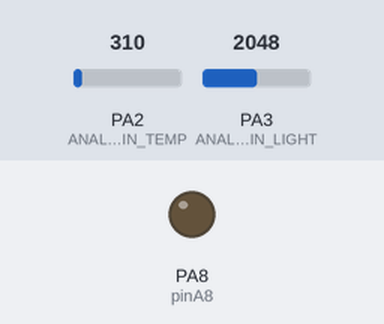
Simulated run of this sketch. Board: STM32 Blue Pill. Shown: output pins drawn as LEDs (lit = HIGH). The test bench sets the inputs (shaded band); at power-on: PA2 (ANALOG_PIN_TEMP) = 310, PA3 (ANALOG_PIN_LIGHT) = 2048. What the sketch prints to the serial monitor is not drawn.

Above: at 0.1 s.
Timing chart, 0 to 101.8 s (numbered marks = the images above):
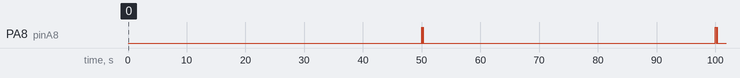

The sketch:

stm32code.ino
```cpp
/*
 * Version 1.1
 */


#define ANALOG_PIN_TEMP PA2  // PT1000 sensor pin (temp.); PA is ADC type pin
#define ANALOG_PIN_LIGHT PA3  // BPW20RF sensor pin (light); PA too!

/* The used jeweler's scale has an automatic turn-off system that activates after one minute of inactivity.
To prevent this during the experiment, the "screen lighting" button is connected to pin PA8.
After 50 seconds of device operation, a sequence of turning the screen lighting off and on is initiated.
As a result, the scale does not turn off even when no measurement is being taken. */
const int pinA8 = PA8;

unsigned long previousMillis_ADC = 0;  // Variable storing the time of the last ADC reading
unsigned long previousMillis_RST = 0;  // Variable storing the time of the last scale screen lighting reset
const long interval_ADC = 500;  // Interval between successive readings from the temperature and light sensors (ms)
const long interval_weight_RST = 50000;  // Interval between screen lighting reset (ms)

void setup() {
    Serial.begin(115200);  // USB Serial (Maple) communication settings
    pinMode(ANALOG_PIN_TEMP, INPUT_ANALOG);
    pinMode(ANALOG_PIN_LIGHT, INPUT_ANALOG);

    pinMode(pinA8, OUTPUT);
    digitalWrite(pinA8, LOW); // Deafult state of PA8 is low!
}

void loop() {
    unsigned long currentMillis = millis();  // Reading the current time

    // ADC reading (every 500 ms)
    if (currentMillis - previousMillis_ADC >= interval_ADC) {
        previousMillis_ADC = currentMillis;  // Time update

        // Temp. reading
        uint16_t adc_value_temp = analogRead(ANALOG_PIN_TEMP);  // Values in range 0-4095
        float voltage_temp = adc_value_temp * (3.3 / 4095.0);  // Calculating the voltage signal

        // Light reading
        uint16_t adc_value_light = analogRead(ANALOG_PIN_LIGHT);
        float voltage_light = adc_value_light * (3.3 / 4095.0);

        // Writing results in CSV format
        Serial.print(currentMillis);
        Serial.print(",");
        Serial.print(voltage_temp, 3);
        Serial.print(",");
        Serial.println(voltage_light, 3);
    }

    // Scale screen reset (every 50 s)
    if (currentMillis - previousMillis_RST >= interval_weight_RST) {
        previousMillis_RST = currentMillis;  // Time update
    //  Serial.println("Weight reset.");

        digitalWrite(pinA8, HIGH);
        delay(100);
        digitalWrite(pinA8, LOW);
        delay(100);
        digitalWrite(pinA8, HIGH);
        delay(100);
        digitalWrite(pinA8, LOW);
    }
}
```

Measured:
- by itself, PA8 (pinA8): LOW → HIGH at 50.0 s, → LOW 0.10 s later, → HIGH 0.10 s later, → LOW 0.10 s later, … (8 changes in this stretch)
